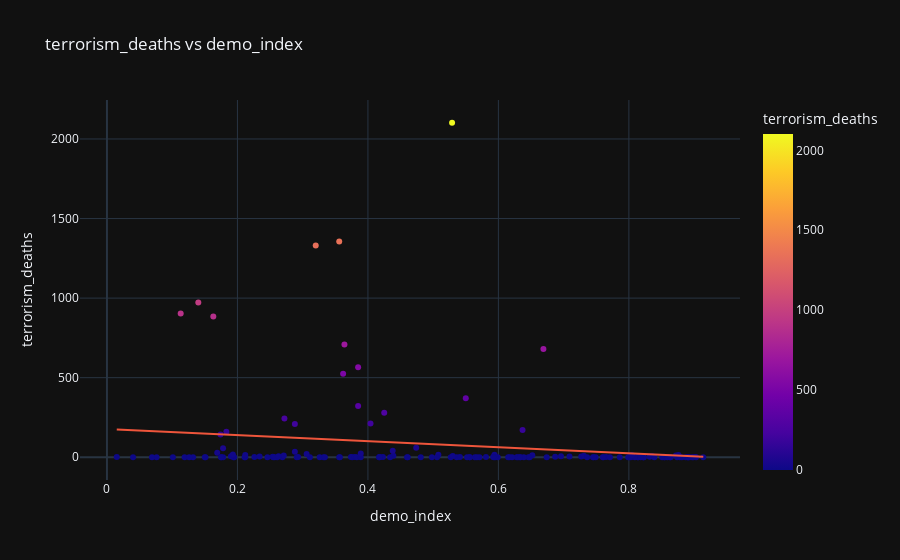

The cell this chart's notebook holds for it:
### Markdown cell above
### Linear Regression

### Code cell
reg = px.scatter(df, x='demo_index', y='terrorism_deaths', template = 'plotly_dark',
                  color='terrorism_deaths', trendline='ols', title= 'terrorism_deaths vs demo_index')
reg.show()

### Figure 1 — Plotly figure (JSON) as saved in the notebook; plotly's stock layout.template omitted (floating-point values rounded to 4 significant figures; data arrays with more than 128 entries replaced by an {"elided": "..."} marker saying what was removed)
{"data": [{"hovertemplate": "demo_index=%{x}<br>terrorism_deaths=%{marker.color}<extra></extra>", "legendgroup": "", "marker": {"color": {"elided": "161 int values"}, "coloraxis": "coloraxis", "symbol": "circle"}, "mode": "markers", "name": "", "orientation": "v", "showlegend": false, "type": "scatter", "x": {"elided": "161 float values"}, "xaxis": "x", "y": {"elided": "161 int values"}, "yaxis": "y"}, {"hovertemplate": "<b>OLS trendline</b><br>terrorism_deaths = -190.711 * demo_index + 177.886<br>R<sup>2</sup>=0.033079<br><br>demo_index=%{x}<br>terrorism_deaths=%{y} <b>(trend)</b><extra></extra>", "legendgroup": "", "marker": {"symbol": "circle"}, "mode": "lines", "name": "", "showlegend": false, "type": "scatter", "x": {"elided": "161 float values"}, "xaxis": "x", "y": {"elided": "161 float values"}, "yaxis": "y"}], "layout": {"coloraxis": {"colorbar": {"title": {"text": "terrorism_deaths"}}, "colorscale": [[0, "#0d0887"], [0.1111, "#46039f"], [0.2222, "#7201a8"], [0.3333, "#9c179e"], [0.4444, "#bd3786"], [0.5556, "#d8576b"], [0.6667, "#ed7953"], [0.7778, "#fb9f3a"], [0.8889, "#fdca26"], [1, "#f0f921"]]}, "legend": {"tracegroupgap": 0}, "title": {"text": "terrorism_deaths vs demo_index"}, "xaxis": {"anchor": "y", "domain": [0, 1], "title": {"text": "demo_index"}}, "yaxis": {"anchor": "x", "domain": [0, 1], "title": {"text": "terrorism_deaths"}}}}
